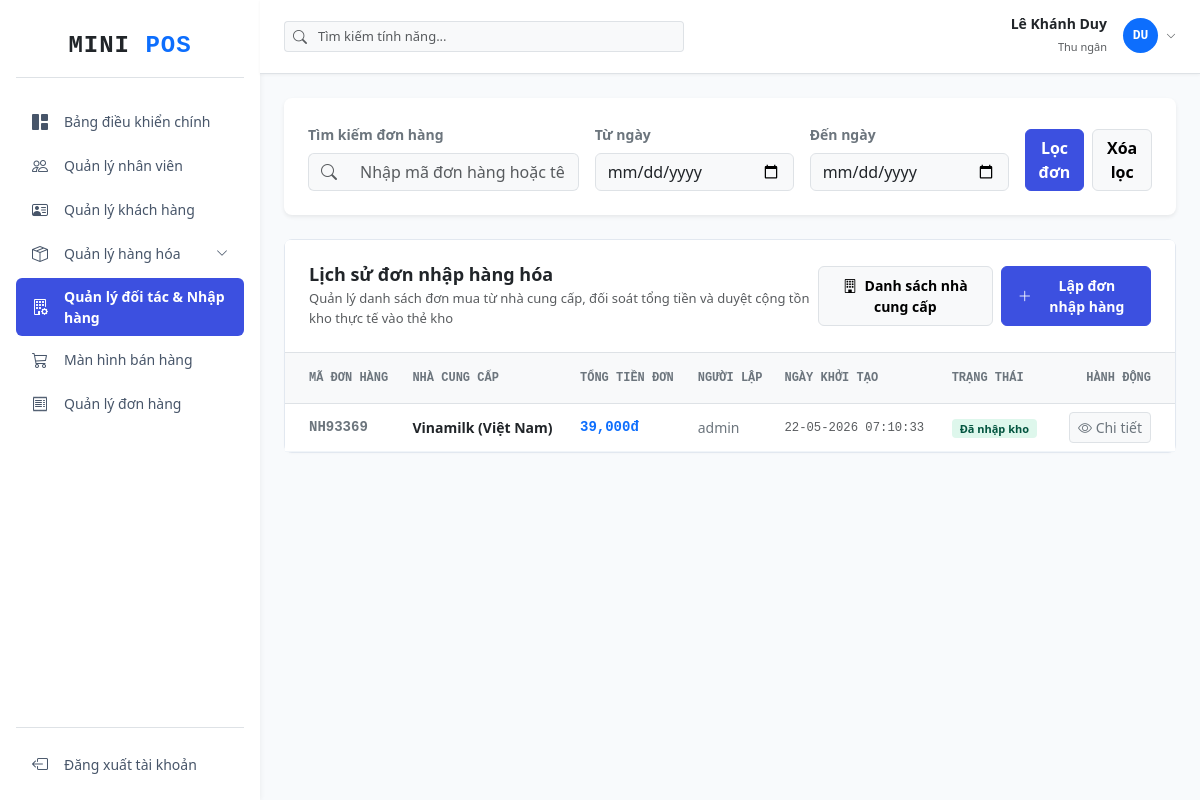
The app's page /supplier/orders (signed in) with its own data.
### tables this page shows
CREATE TABLE `purchase_orders` (
  `id` int NOT NULL AUTO_INCREMENT,
  `purchase_code` varchar(50) NOT NULL,
  `supplier_id` int NOT NULL,
  `user_id` int NOT NULL,
  `total_amount` decimal(15,2) DEFAULT '0.00',
  `status` tinyint DEFAULT '0',
  `note` text,
  `created_at` timestamp NULL DEFAULT CURRENT_TIMESTAMP,
  PRIMARY KEY (`id`),
  UNIQUE KEY `purchase_code` (`purchase_code`),
  KEY `supplier_id` (`supplier_id`),
  KEY `user_id` (`user_id`),
  CONSTRAINT `purchase_orders_ibfk_1` FOREIGN KEY (`supplier_id`) REFERENCES `suppliers` (`id`),
  CONSTRAINT `purchase_orders_ibfk_2` FOREIGN KEY (`user_id`) REFERENCES `users` (`id`)
);

CREATE TABLE `suppliers` (
  `id` int NOT NULL AUTO_INCREMENT,
  `supplier_code` varchar(50) NOT NULL,
  `supplier_name` varchar(255) NOT NULL,
  `phone` varchar(20) NOT NULL,
  `email` varchar(100) DEFAULT NULL,
  `address` text,
  `status` tinyint DEFAULT '1',
  `created_at` timestamp NULL DEFAULT CURRENT_TIMESTAMP,
  PRIMARY KEY (`id`),
  UNIQUE KEY `supplier_code` (`supplier_code`)
);

CREATE TABLE `users` (
  `id` int NOT NULL AUTO_INCREMENT,
  `user_code` varchar(20) NOT NULL,
  `username` varchar(50) NOT NULL,
  `password` varchar(255) NOT NULL,
  `full_name` varchar(100) NOT NULL,
  `email` varchar(100) NOT NULL,
  `phone` varchar(15) DEFAULT NULL,
  `avatar` varchar(255) DEFAULT NULL,
  `gender` enum('male','female','other') DEFAULT 'other',
  `date_of_birth` date DEFAULT NULL,
  `address` text,
  `role_id` int DEFAULT NULL,
  `status` tinyint NOT NULL DEFAULT '1',
  `note` text,
  `created_at` timestamp NULL DEFAULT CURRENT_TIMESTAMP,
  `updated_at` timestamp NULL DEFAULT CURRENT_TIMESTAMP ON UPDATE CURRENT_TIMESTAMP,
  PRIMARY KEY (`id`),
  UNIQUE KEY `user_code` (`user_code`),
  UNIQUE KEY `username` (`username`),
  UNIQUE KEY `email` (`email`),
  KEY `fk_users_roles` (`role_id`),
  CONSTRAINT `fk_users_roles` FOREIGN KEY (`role_id`) REFERENCES `roles` (`id`) ON DELETE RESTRICT ON UPDATE CASCADE
);

### controllers/SupplierController.php (called while the page is built, shortened)
<?php
require_once 'models/SupplierModel.php';
class SupplierController
{
    private $supplierModel;
    public function __construct()
    {
        $database = new Database();
        $this->db = $database->getConnection();
        $this->supplierModel = new SupplierModel($this->db);
    }
    public function orders()
    {
        $search = isset($_GET['search']) ? trim($_GET['search']) : '';
        $start_date = isset($_GET['start_date']) ? trim($_GET['start_date']) : '';
        $end_date = isset($_GET['end_date']) ? trim($_GET['end_date']) : '';
        $orders = $this->supplierModel->getAllPurchaseOrders($search, $start_date, $end_date);
        require_once 'views/supplier/orders.php';
    }
}

### config/database.php (called while the page is built, shortened)
<?php
class Database
{
    private $host = DB_HOST;
    private $port = DB_PORT;
    private $db_name = DB_NAME;
    private $username = DB_USER;
    private $password = DB_PASS;
    public function getConnection()
    {
        $this->conn = null;
        try {
            $this->conn = new PDO("mysql:host=" . $this->host . ";port=" . $this->port . ";dbname=" . $this->db_name, $this->username, $this->password);
            $this->conn->setAttribute(PDO::ATTR_ERRMODE, PDO::ERRMODE_EXCEPTION);
            $this->conn->exec("set names utf8");
        } catch (PDOException $exception) {
            echo "Connection error: " . $exception->getMessage();
        }
        return $this->conn;
    }
}

### models/SupplierModel.php (called while the page is built, shortened)
<?php
class SupplierModel
{
    private $conn;
    public function __construct($db)
    {
        $this->conn = $db;
    }
    public function getAllPurchaseOrders($search = '', $start_date = '', $end_date = '')
    {
        $query = "SELECT po.*, s.supplier_name, u.username FROM purchase_orders po
                  JOIN suppliers s ON po.supplier_id = s.id
                  JOIN users u ON po.user_id = u.id
                  WHERE 1=1";
        $query .= " ORDER BY po.id DESC";
        $stmt = $this->conn->prepare($query);
        $stmt->execute();
        return $stmt->fetchAll(PDO::FETCH_ASSOC);
    }
}

### views/supplier/orders.php (the view, shortened to what this page needs)
<?php
require_once 'views/layout/header.php';
$orders = $orders ?? [];
?>
<div class="card card-custom bg-white border-0 shadow-sm rounded-3 mb-4">
    <div class="card-body p-4">
        <form action="/supplier/orders" method="GET" id="filterPurchaseOrdersForm" class="row g-3 align-items-end" novalidate>
            <div class="col-md-4">
                <label class="form-label small fw-semibold text-secondary">Tìm kiếm đơn hàng</label>
                <div class="input-group">
                    <span class="input-group-text bg-light border-end-0 text-muted"><i class="bi bi-search"></i></span>
                    <input type="text" class="form-control bg-light border-start-0 shadow-none" name="search" placeholder="Nhập mã đơn hàng hoặc tên nhà cung cấp...">
                </div>
            </div>
            <div class="col-md-3">
                <label class="form-label small fw-semibold text-secondary">Từ ngày</label>
                <input type="date" class="form-control bg-light shadow-none" name="start_date">
            </div>
            <div class="col-md-3">
                <label class="form-label small fw-semibold text-secondary">Đến ngày</label>
                <input type="date" class="form-control bg-light shadow-none" name="end_date">
            </div>
            <div class="col-md-2 d-flex gap-2">
                <button type="submit" class="btn btn-primary w-100 fw-semibold shadow-none" style="background-color: #3c50e0; border-color: #3c50e0;">Lọc đơn</button>
                <button type="button" id="btnResetOrderFilter" class="btn btn-light border w-100 fw-semibold shadow-none">Xóa lọc</button>
            </div>
        </form>
    </div>
</div>
<div class="card card-custom bg-white mb-4">
    <div class="card-header bg-white border-bottom p-4 d-flex justify-content-between align-items-center">
        <div>
            <h4 class="fw-bold text-dark mb-1" style="font-size: 18px;">Lịch sử đơn nhập hàng hóa</h4>
            <p class="text-muted small mb-0" style="font-size: 13px;">Quản lý danh sách đơn mua từ nhà cung cấp, đối soát tổng tiền và duyệt cộng tồn kho thực tế vào thẻ kho</p>
        </div>
        <div class="d-flex gap-2">
            <a href="/supplier/index" class="btn btn-light border fw-semibold px-3 py-2 rounded-2 shadow-none small" style="font-size: 14px;"><i class="bi bi-building me-1"></i> Danh sách nhà cung cấp</a>
            <a href="/supplier/createOrder" class="btn btn-primary fw-semibold px-3 py-2 rounded-2 d-flex align-items-center gap-2 shadow-none" style="background-color: #3c50e0; border-color: #3c50e0; font-size: 14px;">
                <i class="bi bi-plus-lg"></i> Lập đơn nhập hàng
            </a>
        </div>
    </div>
    <div class="card-body p-0">
        <div class="table-responsive">
            <table class="table table-hover align-middle mb-0" id="tblPurchaseOrders">
                <thead class="table-light text-secondary font-monospace small border-bottom" style="background-color: #f8fafc;">
                    <tr>
                        <th class="ps-4 py-3 text-secondary" style="font-size: 12px;">MÃ ĐƠN HÀNG</th>
                        <th class="py-3 text-secondary" style="font-size: 12px;">NHÀ CUNG CẤP</th>
                        <th class="py-3 text-secondary" style="font-size: 12px;">TỔNG TIỀN ĐƠN</th>
                        <th class="py-3 text-secondary" style="font-size: 12px;">NGƯỜI LẬP</th>
                        <th class="py-3 text-secondary" style="font-size: 12px;">NGÀY KHỞI TẠO</th>
                        <th class="py-3 text-secondary" style="font-size: 12px;">TRẠNG THÁI</th>
                        <th class="text-end pe-4 py-3 text-secondary" style="font-size: 12px;">HÀNH ĐỘNG</th>
                    </tr>
                </thead>
                <tbody class="text-dark" style="font-size: 14px;">
                    <?php if (!empty($orders)): ?>
                        <?php foreach ($orders as $o): ?>
                            <tr style="border-bottom: 1px solid #f1f5f9;" id="order-row-<?php echo $o['id']; ?>">
                                <td class="ps-4 fw-bold font-monospace text-secondary"><?php echo $o['purchase_code']; ?></td>
                                <td class="fw-bold text-dark"><?php echo htmlspecialchars($o['supplier_name']); ?></td>
                                <td class="font-monospace fw-bold text-primary"><?php echo number_format($o['total_amount'], 0, '.', ','); ?>đ</td>
                                <td class="text-secondary"><?php echo htmlspecialchars($o['username']); ?></td>
                                <td class="text-muted font-monospace small"><?php echo date('d-m-Y H:i:s', strtotime($o['created_at'])); ?></td>
                                <td>
                                    <span class="badge rounded-1 px-2 py-1 fw-semibold status-badge-el" style="<?php echo $o['status'] == 1 ? 'background-color: #def7ec; color: #03543f; font-size: 11px;' : 'background-color: #fef2f2; color: #9b1c1c; font-size: 11px;'; ?>">
                                        <?php echo $o['status'] == 1 ? 'Đã nhập kho' : 'Chờ nhập kho'; ?>
                                    </span>
                                </td>
                                <td class="text-end pe-4">
                                    <div class="d-flex justify-content-end gap-1 btn-container-el">
                                        <button class="btn btn-sm btn-light border text-secondary px-2 shadow-none" onclick="viewOrderDetail(<?php echo $o['id']; ?>)"><i class="bi bi-eye"></i> Chi tiết</button>
                                    </div>
                                </td>
                            </tr>
                        <?php endforeach; ?>
                    <?php else: ?>
                        <tr><td colspan="7" class="text-center p-5 text-secondary"><i class="bi bi-receipt d-block mb-2" style="font-size: 40px; color: #cbd5e1;"></i>Chưa có đơn nhập hàng nào được lập!</td></tr>
                    <?php endif; ?>
                </tbody>
            </table>
        </div>
    </div>
</div>
<?php require_once 'views/layout/footer.php'; ?>

### views/layout/header.php (style rules this page uses)
body { background-color: #f1f5f9; font-family: 'Segoe UI', system-ui, sans-serif; }
.card-custom { border: 1px solid #e2e8f0; border-radius: 8px; box-shadow: 0 1px 3px rgba(0, 0, 0, 0.02); }

### records on screen
purchase_orders: purchase_code "NH93369", supplier.supplier_name "Vinamilk (Việt Nam)", total_amount "39,000", user.username "admin", created_at "22-05-2026 07:10:33", status "Đã nhập kho"

### other values on screen
$_SESSION['full_name'] "Lê Khánh Duy"
substr(end($words), 0, 2) "DU"
